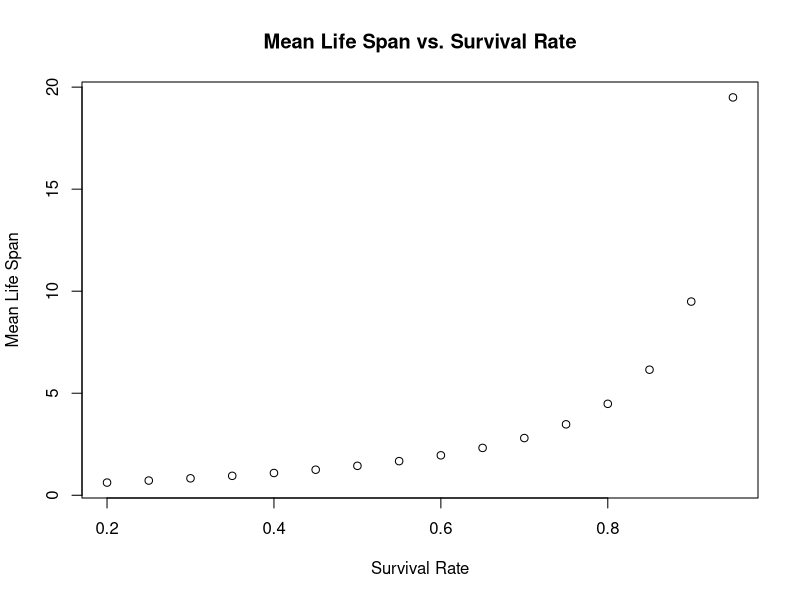

The R source for this figure:
# Ethan Willis Homework 3

# 1) A function to estimate the value of Pi

# Helper function to determine if point (x, y) lies within a circle.
# I use the standard equation for a circle: (x-h)^2 + (y-k)^2 = r^2
# and plug in x and y and compare to the r^2 value.
point_in_circle<-function(x, y, h, k, r) {
	is_in_circle<-FALSE
	
	r_squared<-r^2
	
	# calculate left hand side of standard equation for circle
	lhs<-((x-h)^2) + ((y-k)^2)
	
	# compare to r^2 value
	if(lhs < r_squared) {
		is_in_circle<-TRUE
	}

	return(is_in_circle)
}

# Generate N random points and determine how many fall within the circle. 
estimate_pi<- function() {
	h<-1/2
	k<-1/2
	r<-1/2
	N<-100000
	num_in_circle<-0
	for(i in 1:N) {
		x<-runif(1, 0, 1)
		y<-runif(1, 0, 1)
		if(point_in_circle( x, y, h, k, r)) {
			num_in_circle<-num_in_circle+1
		}
	}
	print("Pi Approx")
	print(4*(num_in_circle/N))
}
estimate_pi()

# 2) A function to calculate the mean life span given a constant survival rate S. using the formula
# MLS = -(1/log(S))
mls<-function(S) {
	mean_life_span = -(1/log(S))
	return(mean_life_span)
}

mls_range<-function(start, stop, step) {
	# empty result dataframe
	mls_2_column<-data.frame(survival_rate=numeric(0), mean_life_span=numeric(0))

	# Build list of survival rates
	survival_rates<-seq(start, stop, by=step)

	# Calculate mls for each survival rate
	mean_life_spans<-lapply(survival_rates, mls)

	mls_2_column<-cbind(survival_rates, mean_life_spans)

	return(mls_2_column)
}
print("2 Column output for Problem #2.")
mls_range_result<-mls_range(.2, .95, .05)
print(mls_range_result)
plot(mls_range_result, main="Mean Life Span vs. Survival Rate", xlab="Survival Rate", ylab="Mean Life Span")

# 3) Bisection Algorithm
bisection_algorithm<-function(func, x1, x2, epsilon) {
	result_found<-FALSE
	result<-0

	while(!result_found) {
		midpoint<-(x1 + x2)/2
		midpoint_eval<-func(midpoint)
		
		# Base case
		if(midpoint_eval == 0 || ((x2-x1)/2 < epsilon)) {
			result_found<-TRUE
			result<-midpoint
		} else {
			# Determine our new window.
			if((func(x1) >= 0 && midpoint_eval >= 0) || (func(x1) < 0 && midpoint_eval < 0)) {
				x1<-midpoint
			} else {
				x2<-midpoint
			}
		}
	}
	return(result)
} 

find_root<-function() {
	f<-function(x) {
		return(x^3+(2*(x^2))-7)
	}
	bisection_result = bisection_algorithm(f, 0, 30, .0000001);
	print("The root of f(x)=x^3+2x^2-7 is the following(with .0000001 precision)")
	print(bisection_result)
}
find_root()
